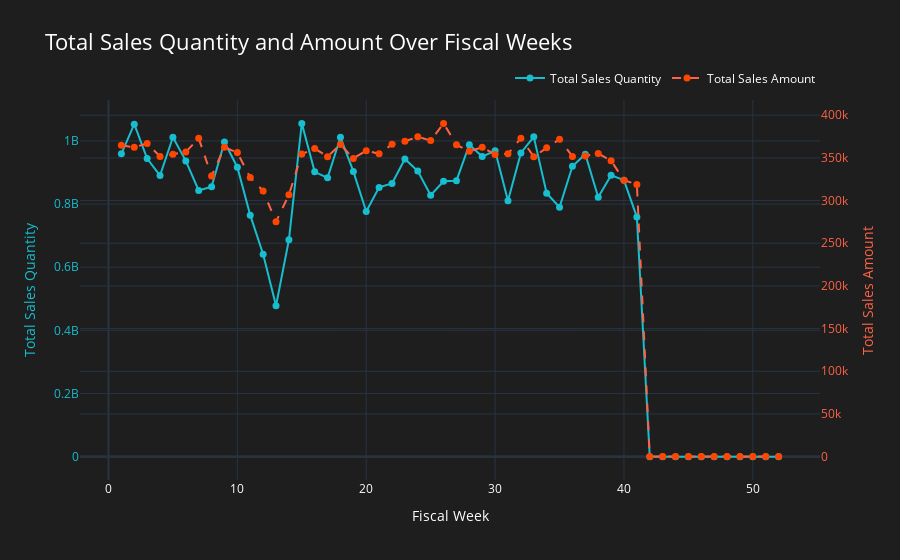

This figure's notebook cell:
### Code cell
fig = go.Figure()

# Add first trace for total_sales_quantity
fig.add_trace(
    go.Scatter(
        x=sales_summary['Fiscal Week'], 
        y=sales_summary['total_sales_quantity'], 
        mode='lines+markers',
        name='Total Sales Quantity',
        line=dict(color='#17becf', width=2),
        marker=dict(color='#17becf', size=7),
        yaxis='y1'
    )
)

# Add second trace for total_sales_amount on the right axis
fig.add_trace(
    go.Scatter(
        x=sales_summary['Fiscal Week'], 
        y=sales_summary['total_sales_amount'], 
        mode='lines+markers',
        name='Total Sales Amount',
        line=dict(color='#ff6347', width=2, dash='dash'),
        marker=dict(color='#ff4500', size=7),
        yaxis='y2'
    )
)

# Dark mode layout with dual y-axes
fig.update_layout(
    title=dict(
        text='Total Sales Quantity and Amount Over Fiscal Weeks',
        font=dict(size=22, color='white')
    ),
    xaxis=dict(
        title='Fiscal Week',
        titlefont=dict(color='white'),
        tickfont=dict(color='white')
    ),
    yaxis=dict(
        title='Total Sales Quantity',
        titlefont=dict(color='#17becf'),
        tickfont=dict(color='#17becf')
    ),
    yaxis2=dict(
        title='Total Sales Amount',
        titlefont=dict(color='#ff6347'),
        tickfont=dict(color='#ff6347'),
        anchor='x',
        overlaying='y',
        side='right'
    ),
    template='plotly_dark',
    plot_bgcolor='#1e1e1e',  
    paper_bgcolor='#1e1e1e',
    legend=dict(
        orientation='h',
        yanchor='bottom',
        y=1.02,
        xanchor='right',
        x=1,
        font=dict(color='white')
    ))
fig.show()

### Figure 1 — Plotly figure (JSON) as saved in the notebook; plotly's stock layout.template omitted (floating-point values rounded to 4 significant figures)
{"data": [{"line": {"color": "#17becf", "width": 2}, "marker": {"color": "#17becf", "size": 7}, "mode": "lines+markers", "name": "Total Sales Quantity", "type": "scatter", "x": [1, 2, 3, 4, 5, 6, 7, 8, 9, 10, 11, 12, 13, 14, 15, 16, 17, 18, 19, 20, 21, 22, 23, 24, 25, 26, 27, 28, 29, 30, 31, 32, 33, 34, 35, 36, 37, 38, 39, 40, 41, 42, 43, 44, 45, 46, 47, 48, 49, 50, 51, 52], "y": [959087751, 1053114411, 943951244, 890391362, 1011587573, 936753015, 843117580, 855030774, 996792211, 916671979, 764860495, 641118771, 478053301, 686646978, 1055558969, 902151950, 883075141, 1011383576, 903441571, 776382887, 852776901, 865155507, 942719844, 904365307, 828028267, 872324337, 874078741, 988118482, 950520720, 968934510, 810131290, 961779808, 1012835474, 834386428, 790064958, 919818597, 958023460, 821611138, 891239856, 875706243, 758838597, 0, 0, 0, 0, 0, 0, 0, 0, 0, 0, 0], "yaxis": "y"}, {"line": {"color": "#ff6347", "dash": "dash", "width": 2}, "marker": {"color": "#ff4500", "size": 7}, "mode": "lines+markers", "name": "Total Sales Amount", "type": "scatter", "x": [1, 2, 3, 4, 5, 6, 7, 8, 9, 10, 11, 12, 13, 14, 15, 16, 17, 18, 19, 20, 21, 22, 23, 24, 25, 26, 27, 28, 29, 30, 31, 32, 33, 34, 35, 36, 37, 38, 39, 40, 41, 42, 43, 44, 45, 46, 47, 48, 49, 50, 51, 52], "y": [364790, 362419, 366926, 351712, 354224, 357031, 372904, 328777, 362335, 356186, 326938, 311249, 275271, 306786, 354497, 360894, 351462, 365709, 349392, 358455, 354777, 365863, 369490, 374676, 370257, 390429, 365451, 357697, 362415, 354003, 354745, 373025, 351473, 361773, 371799, 351720, 352243, 355238, 346716, 323842, 318922, 0, 0, 0, 0, 0, 0, 0, 0, 0, 0, 0], "yaxis": "y2"}], "layout": {"legend": {"font": {"color": "white"}, "orientation": "h", "x": 1, "xanchor": "right", "y": 1.02, "yanchor": "bottom"}, "paper_bgcolor": "#1e1e1e", "plot_bgcolor": "#1e1e1e", "title": {"font": {"color": "white", "size": 22}, "text": "Total Sales Quantity and Amount Over Fiscal Weeks"}, "xaxis": {"tickfont": {"color": "white"}, "title": {"font": {"color": "white"}, "text": "Fiscal Week"}}, "yaxis": {"tickfont": {"color": "#17becf"}, "title": {"font": {"color": "#17becf"}, "text": "Total Sales Quantity"}}, "yaxis2": {"anchor": "x", "overlaying": "y", "side": "right", "tickfont": {"color": "#ff6347"}, "title": {"font": {"color": "#ff6347"}, "text": "Total Sales Amount"}}}}
